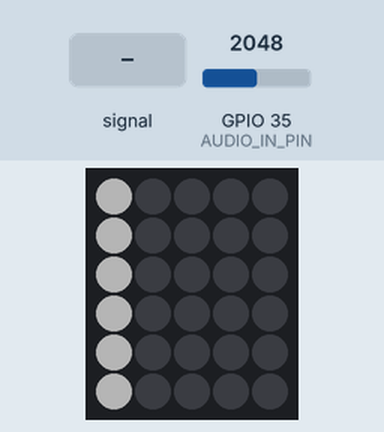
A sketch run on a simulated ESP32. Shown: 5×6 RGB LED matrix (first LED top left, wired row by row). The test bench sets the inputs (shaded band); at power-on: GPIO 35 (AUDIO_IN_PIN) = 2048 (analog values on the 0–4095 scale). Dim RGB values are drawn brighter than linear; what the sketch prints to the serial monitor is not drawn.

Above: at 1.2 s.
1.3 s: GPIO 35 (AUDIO_IN_PIN) fed a 50 Hz sine of ±1228 counts around its level
At 1.34 s:
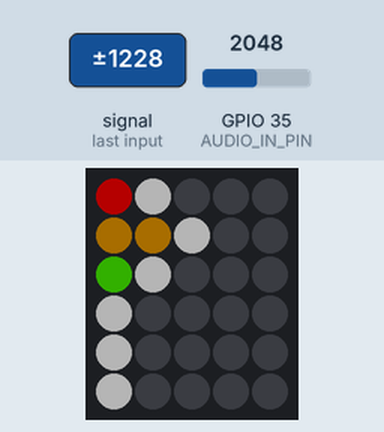
At 2.4 s:
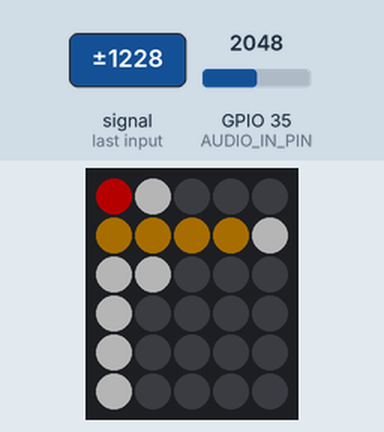
Timing chart, 0 to 1.7 s (numbered marks = the images above; inputs shaded):
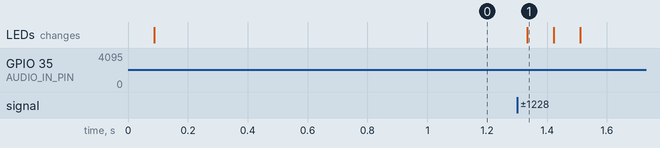

Measured:
- after the input at 1.3 s, the LEDs: change at once (image 1)

The sketch:

new_XY_fft.ino
```cpp
#include <FastLED.h>
#include <arduinoFFT.h>
#define LED_PIN  4
#define COLOR_ORDER GRB
#define CHIPSET     WS2811
#define BRIGHTNESS 64

#define SAMPLES         128          // Must be a power of 2
#define SAMPLING_FREQ   40000         // Hz, must be 40000 or less due to ADC conversion time. Determines maximum frequency that can be analysed by the FFT Fmax=sampleF/2.
#define AMPLITUDE       1000          // Depending on your audio source level, you may need to alter this value. Can be used as a 'sensitivity' control.
#define AUDIO_IN_PIN    35            // Signal in on this pin
#define LONG_PRESS_MS   200           // Number of ms to count as a long press
#define MAX_MILLIAMPS   2000          // Careful with the amount of power here if running off USB port
#define NUM_BANDS       6            // To change this, you will need to change the bunch of if statements describing the mapping from bins to bands
#define NOISE           1500           // Used as a crude noise filter, values below this are ignored


// Params for width and height
const uint8_t kMatrixWidth = 5;
const uint8_t kMatrixHeight = 6;

#define NUM_LEDS       (kMatrixWidth * kMatrixHeight)     // Total number of LEDs
#define BAR_WIDTH      (kMatrixWidth  / (NUM_BANDS - 1))  // If width >= 8 light 1 LED width per bar, >= 16 light 2 LEDs width bar etc
#define TOP            (kMatrixWidth - 0)                // Don't allow the bars to go offscreen

// Param for different pixel layouts
const bool    kMatrixSerpentineLayout = true;

unsigned int sampling_period_us;
byte peak[] = {0, 0, 0, 0, 0, 0};         // The length of these arrays must be >= NUM_BANDS
int oldBarHeights[] = {0, 0, 0, 0, 0, 0};
int bandValues[] = {0, 0, 0, 0, 0, 0};
double vReal[SAMPLES];
double vImag[SAMPLES];
unsigned long newTime;
arduinoFFT FFT = arduinoFFT(vReal, vImag, SAMPLES, SAMPLING_FREQ);

CRGB leds[NUM_LEDS];
DEFINE_GRADIENT_PALETTE( purple_gp ) {
  0,   0, 212, 255,   //blue
  255, 179,   0, 255
}; //purple
DEFINE_GRADIENT_PALETTE( outrun_gp ) {
  0, 141,   0, 100,   //purple
  127, 255, 192,   0,   //yellow
  255,   0,   5, 255
};  //blue
DEFINE_GRADIENT_PALETTE( greenblue_gp ) {
  0,   0, 255,  60,   //green
  64,   0, 236, 255,   //cyan
  128,   0,   5, 255,   //blue
  192,   0, 236, 255,   //cyan
  255,   0, 255,  60
}; //green
DEFINE_GRADIENT_PALETTE( redyellow_gp ) {
  0,   200, 200,  200,   //white
  64,   255, 218,    0,   //yellow
  128,   231,   0,    0,   //red
  192,   255, 218,    0,   //yellow
  255,   200, 200,  200
}; //white
CRGBPalette16 purplePal = purple_gp;
CRGBPalette16 outrunPal = outrun_gp;
CRGBPalette16 greenbluePal = greenblue_gp;
CRGBPalette16 heatPal = redyellow_gp;
uint8_t colorTimer = 0;
uint16_t XY( uint8_t x, uint8_t y)
{
  uint16_t i;


  if ( y & 0x01) {
    // Odd rows run backwards
    uint8_t reverseX = (kMatrixWidth - 1) - x;
    i = (y * kMatrixWidth) + reverseX;
  } else {
    // Even rows run forwards
    i = (y * kMatrixWidth) + x;
  }


  return i;
}
void loop()
{
  // Reset bandValues[]
  for (int i = 0; i < NUM_BANDS; i++) {
    bandValues[i] = 0;
  }
  for (int i = 0; i < SAMPLES; i++) {
    newTime = micros();
    vReal[i] = analogRead(AUDIO_IN_PIN); // A conversion takes about 9.7uS on an ESP32
    Serial.println(vReal[i]);
    vImag[i] = 0;
    while ((micros() - newTime) < sampling_period_us) {
      /* chill */
    }
  }

  FFT.DCRemoval();
  FFT.Windowing(FFT_WIN_TYP_HAMMING, FFT_FORWARD);
  FFT.Compute(FFT_FORWARD);
  FFT.ComplexToMagnitude();

  for (int i = 2; i < (SAMPLES / 2); i++) {
    // Don't use sample 0 and only first SAMPLES/2 are usable. Each array element represents a frequency bin and its value the amplitude.

    //    if (vReal[i] > NOISE) {                    // Add a crude noise filter

    //8 bands, 12kHz top band
    if (i <= 3 )           bandValues[0]  += (int)vReal[i];
    if (i > 3   && i <= 6  ) bandValues[1]  += (int)vReal[i];
    if (i > 6   && i <= 13 ) bandValues[2]  += (int)vReal[i];
    if (i > 13  && i <= 27 ) bandValues[3]  += (int)vReal[i];
    if (i > 27  && i <= 55 ) bandValues[4]  += (int)vReal[i];
    if (i > 55  && i <= 112) bandValues[5]  += (int)vReal[i];
    //        if (i>112 && i<=229) bandValues[6]  += (int)vReal[i];
    //        if (i>229          ) bandValues[7]  += (int)vReal[i];

    //16 bands, 12kHz top band
    //      if (i <= 2 )           bandValues[0]  += (int)vReal[i];
    //      if (i > 2   && i <= 3  ) bandValues[1]  += (int)vReal[i];
    //      if (i > 3   && i <= 5  ) bandValues[2]  += (int)vReal[i];
    //      if (i > 5   && i <= 7  ) bandValues[3]  += (int)vReal[i];
    //      if (i > 7   && i <= 9  ) bandValues[4]  += (int)vReal[i];
    //      if (i > 9   && i <= 13 ) bandValues[5]  += (int)vReal[i];
    //      if (i > 13  && i <= 18 ) bandValues[6]  += (int)vReal[i];
    //      if (i > 18  && i <= 25 ) bandValues[7]  += (int)vReal[i];
    //      if (i > 25  && i <= 36 ) bandValues[8]  += (int)vReal[i];
    //      if (i > 36  && i <= 50 ) bandValues[9]  += (int)vReal[i];
    //      if (i > 50  && i <= 69 ) bandValues[10] += (int)vReal[i];
    //      if (i > 69  && i <= 97 ) bandValues[11] += (int)vReal[i];
    //      if (i > 97  && i <= 135) bandValues[12] += (int)vReal[i];
    //      if (i > 135 && i <= 189) bandValues[13] += (int)vReal[i];
    //      if (i > 189 && i <= 264) bandValues[14] += (int)vReal[i];
    //      if (i > 264          ) bandValues[15] += (int)vReal[i];
    //    }
  }

  // Process the FFT data into bar heights
  for (byte band = 0; band < NUM_BANDS; band++) {

    // Scale the bars for the display
    int barHeight = bandValues[band] / AMPLITUDE;
    if (barHeight > TOP) barHeight = TOP;

    // Small amount of averaging between frames
    barHeight = ((oldBarHeights[band] * 1) + barHeight) / 2;

    // Move peak up
    if (barHeight > peak[band]) {
      peak[band] = min(TOP, barHeight);
    }

    // Draw bars

    rainbowBars(band, barHeight);

    //purpleBars(band, barHeight);
    //
    //    centerBars(band, barHeight);
    //
    //    changingBars(band, barHeight);
    //
    //    waterfall(band);


    whitePeak(band);
    //outrunPeak(band);

    // Save oldBarHeights for averaging later
    oldBarHeights[band] = barHeight;
  }

  // Decay peak
  EVERY_N_MILLISECONDS(60) {
    for (byte band = 0; band < NUM_BANDS; band++)
      if (peak[band] > 0) peak[band] -= 1;
    colorTimer++;
  }

  // Used in some of the patterns
  EVERY_N_MILLISECONDS(10) {
    colorTimer++;
  }

  FastLED.show();


}


void setup() {

  FastLED.addLeds<CHIPSET, LED_PIN, COLOR_ORDER>(leds, NUM_LEDS).setCorrection(TypicalSMD5050);
  FastLED.setBrightness( BRIGHTNESS );
  Serial.begin(115200);
  sampling_period_us = round(1000000 * (1.0 / SAMPLING_FREQ));
  analogReadResolution(10);
}

void rainbowBars(int band, int barHeight) {
  int xStart = BAR_WIDTH * band;
  for (int x = xStart; x < xStart + BAR_WIDTH; x++) {
    for (int y = 0; y < barHeight; y++) {
            leds[XY(y, x)] = CHSV((x / BAR_WIDTH) * (255 / NUM_BANDS), 255, 255);
      //leds[XY(x, y)] = CHSV(200, 255, 255);
    }
  }
//    int yStart = BAR_WIDTH * band;

}

void purpleBars(int band, int barHeight) {
  int xStart = BAR_WIDTH * band;
  for (int x = xStart; x < xStart + BAR_WIDTH; x++) {
    for (int y = 0; y < barHeight; y++) {
      leds[XY(y, x)] = ColorFromPalette(purplePal, y * (255 / barHeight));
    }
  }
}

void changingBars(int band, int barHeight) {
  int xStart = BAR_WIDTH * band;
  for (int x = xStart; x < xStart + BAR_WIDTH; x++) {
    for (int y = 0; y < barHeight; y++) {
      leds[XY(y, x)] = CHSV(y * (255 / kMatrixHeight) + colorTimer, 255, 255);
    }
  }
}

void centerBars(int band, int barHeight) {
  int xStart = BAR_WIDTH * band;
  for (int x = xStart; x < xStart + BAR_WIDTH; x++) {
    if (barHeight % 2 == 0) barHeight--;
    int yStart = ((kMatrixHeight - barHeight) / 2 );
    for (int y = yStart; y <= (yStart + barHeight); y++) {
      int colorIndex = constrain((y - yStart) * (255 / barHeight), 0, 255);
      leds[XY(y,x)] = ColorFromPalette(heatPal, colorIndex);
    }
  }
}

void whitePeak(int band) {
  int xStart = BAR_WIDTH * band;
  int peakHeight = peak[band];
  for (int x = xStart; x < xStart + BAR_WIDTH; x++) {
    leds[XY(peakHeight,x )] = CRGB::White;
  }
}

void outrunPeak(int band) {
  int xStart = BAR_WIDTH * band;
  int peakHeight = peak[band];
  for (int x = xStart; x < xStart + BAR_WIDTH; x++) {
    //leds[XY(x,peakHeight)] = CHSV(peakHeight * (255 / kMatrixHeight), 255, 255);
    leds[XY(x, peakHeight)] = ColorFromPalette(outrunPal, peakHeight * (255 / kMatrixHeight));
  }
}

void waterfall(int band) {
  int xStart = BAR_WIDTH * band;
  double highestBandValue = 60000;        // Set this to calibrate your waterfall

  // Draw bottom line
  for (int x = xStart; x < xStart + BAR_WIDTH; x++) {
    leds[XY(x, 0)] = CHSV(constrain(map(bandValues[band], 0, highestBandValue, 160, 0), 0, 160), 255, 255);
  }

  // Move screen up starting at 2nd row from top
  if (band == NUM_BANDS - 1) {
    for (int y = kMatrixHeight - 2; y >= 0; y--) {
      for (int x = 0; x < kMatrixWidth; x++) {
        leds[XY(x, y + 1)] = leds[XY(x, y)];
      }
    }
  }
}
```
